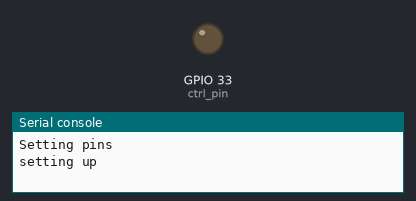
The program below on a simulated ESP32 board running MicroPython. On the bench: output pins drawn as LEDs (lit = HIGH), the last lines printed to the serial console.

Above: at 0.1 s.
At 0.6 s:
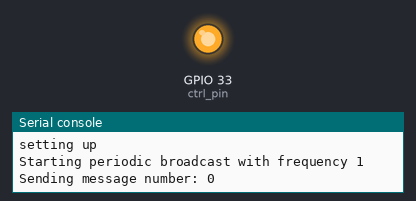
Timing chart, 0 to 2.1 s (numbered marks = the images above):
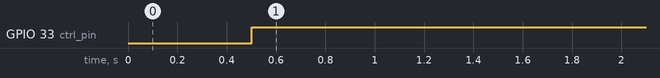

The program:

main.py
```python
# This file is an example of two way communication
# Slave

from machine import UART, Pin
import time
from micropython import const

# RS485 control
print('Setting pins')
ctrl_pin = Pin(33, Pin.OUT)
tx_pin_value = const(1)
rx_pin_value = const(0)

uart = UART(1, 9600, bits=8, parity=None, stop=1, tx=25, rx=32)

print('setting up')
ctrl_pin.value(rx_pin_value)
time.sleep_ms(500)

data_received = False

buff = bytearray(100)
def routine_1():

    print('Waiting for input...')
    while True:
        # initialise receive mode
        ctrl_pin.value(rx_pin_value)

        data_avail = uart.any()  # Gets number of characters which can be read from UART

        if data_avail > 0 and sum(buff) > 0:

            print(f'Data received! Characters: {data_avail}')
            uart.readinto(buff)
            print(buff)

            time.sleep_ms(111)
            # initialise send / reply mode
            print('Sending reply')
            ctrl_pin.value(tx_pin_value)
            uart.write(b'ok --> ')
            uart.write(buff[0:data_avail])

            buff[:] = b'\x00' * len(buff)

        time.sleep_ms(1000)

def constant_broadcast(frequency_hz, pause_every):
    # emits a message on a regular basis
    count = 0
    print(f'Starting periodic broadcast with frequency {frequency_hz}')
    while True:
        ctrl_pin.value(tx_pin_value)
        print(f'Sending message number: {count}')
        uart.write(bytearray(f'Message number:{count}'))

        count += 1
        time.sleep(1 / frequency_hz)
        if count % pause_every == 0:
            time.sleep(20)

if __name__ == '__main__':
    constant_broadcast(1, 10)
```

Measured:
- by itself, GPIO 33 (ctrl_pin): LOW → HIGH at 0.50 s
